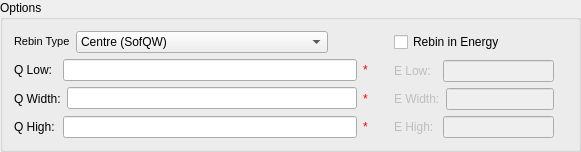
        <widget class="QGroupBox" name="sqw_gbOptions">
         <property name="title">
          <string>Options</string>
         </property>
         <layout class="QVBoxLayout" name="verticalLayout_33">
          <item>
           <layout class="QHBoxLayout" name="horizontalLayout_45">
            <item>
             <layout class="QVBoxLayout" name="verticalLayout_23">
              <item>
               <layout class="QHBoxLayout" name="horizontalLayout_49">
                <item>
                 <widget class="QLabel" name="sqw_lbRebinType">
                  <property name="text">
                   <string>&lt;!DOCTYPE HTML PUBLIC &quot;-//W3C//DTD HTML 4.0//EN&quot; &quot;http://www.w3.org/TR/REC-html40/strict.dtd&quot;&gt;
&lt;html&gt;&lt;head&gt;&lt;meta name=&quot;qrichtext&quot; content=&quot;1&quot; /&gt;&lt;style type=&quot;text/css&quot;&gt;
p, li { white-space: pre-wrap; }
&lt;/style&gt;&lt;/head&gt;&lt;body style=&quot; font-family:'MS Shell Dlg 2'; font-size:8.25pt; font-weight:400; font-style:normal;&quot;&gt;
&lt;p style=&quot; margin-top:0px; margin-bottom:0px; margin-left:0px; margin-right:0px; -qt-block-indent:0; text-indent:0px;&quot;&gt;&lt;span style=&quot; font-size:8pt;&quot;&gt;Rebin Type&lt;/span&gt;&lt;/p&gt;&lt;/body&gt;&lt;/html&gt;</string>
                  </property>
                 </widget>
                </item>
                <item>
                 <widget class="QComboBox" name="sqw_cbRebinType">
                  <property name="sizePolicy">
                   <sizepolicy hsizetype="Fixed" vsizetype="Maximum">
                    <horstretch>0</horstretch>
                    <verstretch>0</verstretch>
                   </sizepolicy>
                  </property>
                  <property name="minimumSize">
                   <size>
                    <width>150</width>
                    <height>0</height>
                   </size>
                  </property>
                  <property name="maximumSize">
                   <size>
                    <width>16777215</width>
                    <height>16777215</height>
                   </size>
                  </property>
                  <property name="currentIndex">
                   <number>0</number>
                  </property>
                  <item>
                   <property name="text">
                    <string>Centre (SofQW)</string>
                   </property>
                  </item>
                  <item>
                   <property name="text">
                    <string>Parallelepiped (SofQW2)</string>
                   </property>
                  </item>
                  <item>
                   <property name="text">
                    <string>Parallelepiped/Fractional Area (SofQW3)</string>
                   </property>
                  </item>
                 </widget>
                </item>
                <item>
                 <spacer name="horizontalSpacer_4">
                  <property name="orientation">
                   <enum>Qt::Horizontal</enum>
                  </property>
                  <property name="sizeHint" stdset="0">
                   <size>
                    <width>40</width>
                    <height>20</height>
                   </size>
                  </property>
                 </spacer>
                </item>
               </layout>
              </item>
              <item>
               <layout class="QHBoxLayout" name="horizontalLayout_48">
                <item>
                 <widget class="QLabel" name="sqw_lbQLow">
                  <property name="minimumSize">
                   <size>
                    <width>43</width>
                    <height>0</height>
                   </size>
                  </property>
                  <property name="text">
                   <string>Q Low:</string>
                  </property>
                 </widget>
                </item>
                <item>
                 <widget class="QLineEdit" name="sqw_leQLow"/>
                </item>
                <item>
                 <widget class="QLabel" name="sqw_valQLow">
                  <property name="styleSheet">
                   <string notr="true">color: rgb(255, 0, 4)</string>
                  </property>
                  <property name="text">
                   <string>*</string>
                  </property>
                 </widget>
                </item>
               </layout>
              </item>
              <item>
               <layout class="QHBoxLayout" name="horizontalLayout_46">
                <item>
                 <widget class="QLabel" name="sqw_lbQWidth">
                  <property name="minimumSize">
                   <size>
                    <width>43</width>
                    <height>0</height>
                   </size>
                  </property>
                  <property name="text">
                   <string>Q Width:</string>
                  </property>
                 </widget>
                </item>
                <item>
                 <widget class="QLineEdit" name="sqw_leQWidth"/>
                </item>
                <item>
                 <widget class="QLabel" name="sqw_valQWidth">
                  <property name="styleSheet">
                   <string notr="true">color: rgb(255, 0, 4)</string>
                  </property>
                  <property name="text">
                   <string>*</string>
                  </property>
                 </widget>
                </item>
               </layout>
              </item>
              <item>
               <layout class="QHBoxLayout" name="horizontalLayout_47">
                <item>
                 <widget class="QLabel" name="sqw_lbQHigh">
                  <property name="minimumSize">
                   <size>
                    <width>43</width>
                    <height>0</height>
                   </size>
                  </property>
                  <property name="text">
                   <string>Q High:</string>
                  </property>
                 </widget>
                </item>
                <item>
                 <widget class="QLineEdit" name="sqw_leQHigh"/>
                </item>
                <item>
                 <widget class="QLabel" name="sqw_valQHigh">
                  <property name="styleSheet">
                   <string notr="true">color: rgb(255, 0, 4)</string>
                  </property>
                  <property name="text">
                   <string>*</string>
                  </property>
                 </widget>
                </item>
               </layout>
              </item>
             </layout>
            </item>
            <item>
             <layout class="QVBoxLayout" name="verticalLayout_24">
              <property name="leftMargin">
               <number>10</number>
              </property>
              <property name="rightMargin">
               <number>10</number>
              </property>
             </layout>
            </item>
            <item>
             <layout class="QVBoxLayout" name="verticalLayout_22">
              <item>
               <layout class="QHBoxLayout" name="horizontalLayout_50">
                <property name="topMargin">
                 <number>1</number>
                </property>
                <property name="bottomMargin">
                 <number>2</number>
                </property>
                <item>
                 <widget class="QCheckBox" name="sqw_ckRebinE">
                  <property name="text">
                   <string>Rebin in Energy</string>
                  </property>
                 </widget>
                </item>
               </layout>
              </item>
              <item>
               <layout class="QHBoxLayout" name="horizontalLayout_51">
                <item>
                 <widget class="QLabel" name="sqw_lbELow">
                  <property name="enabled">
                   <bool>false</bool>
                  </property>
                  <property name="minimumSize">
                   <size>
                    <width>43</width>
                    <height>0</height>
                   </size>
                  </property>
                  <property name="text">
                   <string>E Low:</string>
                  </property>
                 </widget>
                </item>
                <item>
                 <widget class="QLineEdit" name="sqw_leELow">
                  <property name="enabled">
                   <bool>false</bool>
                  </property>
                 </widget>
                </item>
                <item>
                 <widget class="QLabel" name="sqw_valELow">
                  <property name="enabled">
                   <bool>false</bool>
                  </property>
                  <property name="styleSheet">
                   <string notr="true">color: rgb(255, 0, 4)</string>
                  </property>
                  <property name="text">
                   <string/>
                  </property>
                 </widget>
                </item>
               </layout>
              </item>
              <item>
               <layout class="QHBoxLayout" name="horizontalLayout_52">
                <item>
                 <widget class="QLabel" name="sqw_lbEWidth">
                  <property name="enabled">
                   <bool>false</bool>
                  </property>
                  <property name="minimumSize">
                   <size>
                    <width>43</width>
                    <height>0</height>
                   </size>
                  </property>
                  <property name="text">
                   <string>E Width:</string>
                  </property>
                 </widget>
                </item>
                <item>
                 <widget class="QLineEdit" name="sqw_leEWidth">
                  <property name="enabled">
                   <bool>false</bool>
                  </property>
                 </widget>
                </item>
                <item>
                 <widget class="QLabel" name="sqw_valEWidth">
                  <property name="enabled">
                   <bool>false</bool>
                  </property>
                  <property name="styleSheet">
                   <string notr="true">color: rgb(255, 0, 4)</string>
                  </property>
                  <property name="text">
                   <string/>
                  </property>
                 </widget>
                </item>
               </layout>
              </item>
              <item>
               <layout class="QHBoxLayout" name="horizontalLayout_53">
                <item>
                 <widget class="QLabel" name="sqw_lbEHigh">
                  <property name="enabled">
                   <bool>false</bool>
                  </property>
                  <property name="minimumSize">
                   <size>
                    <width>43</width>
                    <height>0</height>
                   </size>
                  </property>
                  <property name="text">
                   <string>E High:</string>
                  </property>
                 </widget>
                </item>
                <item>
                 <widget class="QLineEdit" name="sqw_leEHigh">
                  <property name="enabled">
                   <bool>false</bool>
                  </property>
                 </widget>
                </item>
                <item>
                 <widget class="QLabel" name="sqw_valEHigh">
                  <property name="enabled">
                   <bool>false</bool>
                  </property>
                  <property name="styleSheet">
                   <string notr="true">color: rgb(255, 0, 4)</string>
                  </property>
                  <property name="text">
                   <string/>
                  </property>
                 </widget>
                </item>
               </layout>
              </item>
             </layout>
            </item>
           </layout>
          </item>
         </layout>
        </widget>
